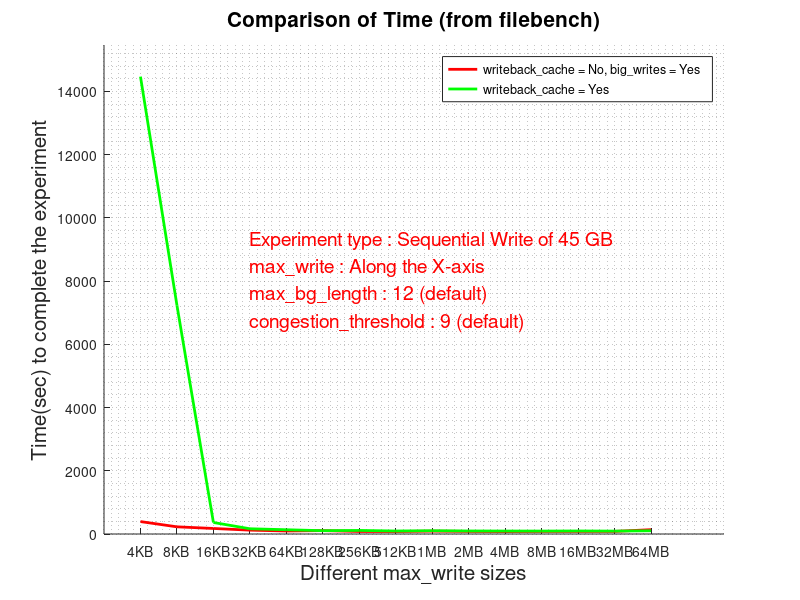

The MATLAB source for this figure:
function diffPlotData()
%Hard coded experiment details
details{1} = 'Experiment type : Sequential Write of 45 GB';
%details{2} = 'write\_back\_cache : No (default)';
details{2} = 'max\_write : Along the X-axis';
%details{4} = 'big\_writes : Yes';
details{3} = 'max\_bg\_length : 12 (default)';
details{4} = 'congestion\_threshold : 9 (default)';

%X-axis Values
lables{1} = '4KB';
lables{2} = '8KB';
lables{3} = '16KB';
lables{4} = '32KB';
lables{5} = '64KB';
lables{6} = '128KB';
lables{7} = '256KB';
lables{8} = '512KB';
lables{9} = '1MB';
lables{10} = '2MB';
lables{11} = '4MB';
lables{12} = '8MB';
lables{13} = '16MB';
lables{14} = '32MB';
lables{15} = '64MB';

%Different queue lengths
%{
no_write_back_queue =  [  1  2 1;   1 1  1; 1   1  1; 1  1  1; 1  1  1; 1 1  1; 1 1 1; 1 1 1; 1 1 1; 1 1 1; 1 1 1; 1 1 1; 1 1 1; 1 1 1; 1 1 1];
yes_write_back_queue = [240 13 1; 212 13 1; 105 13 1; 46 13 1; 16 13 1; 2 13 1; 1 9 1; 1 8 1; 1 3 1; 1 9 1; 1 9 1; 1 4 1; 1 9 1; 1 2 1; 1 2 1];


figure;
clf;
hold on;
bar(no_write_back_queue);
axis([0 size(no_write_back_queue)(1)+2 0 max(max(no_write_back_queue))+5]);
set(gca, 'XTick', 1:size(no_write_back_queue)(1), 'XTickLabel', lables);
xlabel('Different max\_write sizes', 'fontsize', 15);
ylabel('Max. No. of Requests in each queue', 'fontsize', 15);
title ('Requests in each queue over the experiments', 'fontsize', 15);
legend('Background queue', 'Pending queue', 'Processing queue');
text(2, min(min(no_write_back_queue))+3, details, 'Color', 'red', 'FontSize', 14);
hold off;
dir = pwd();
print(strcat(dir, '/../plots/diff_no_write_back_queuelengths.png'), "-dpng");
close();
figure;
clf;
hold on;
h = bar(yes_write_back_queue);
axis([0 size(yes_write_back_queue)(1)+2 0 max(max(yes_write_back_queue))+20]);
set(gca, 'XTick', 1:size(yes_write_back_queue)(1), 'XTickLabel', lables);
xlabel('Different max\_write sizes', 'fontsize', 15);
ylabel('Max. No. of Requests in each queue', 'fontsize', 15);
title ('Requests in each queue over the experiments', 'fontsize', 15);
legend('Background queue', 'Pending queue', 'Processing queue');
ybuff=2;
for i=1:length(h)
    XDATA=get(get(h(i),'Children'),'XData');
    YDATA=get(get(h(i),'Children'),'YData');
    for j=1:size(XDATA,2)
        x=XDATA(1,j)+(XDATA(3,j)-XDATA(1,j))/2;
        y=YDATA(2,j)+ybuff;
        t=[num2str(YDATA(2,j),3) ,''];
%        text(x,y,t,'Color','k','HorizontalAlignment','left','Rotation',90)
	text(x,y,t,'Color','k','HorizontalAlignment','center','VerticalAlignment', 'bottom')
    end
end
%grid minor;
details{2} = 'write\_back\_cache : Yes';
details{4} = 'big\_writes : No';
text(5, 150, details, 'Color', 'red', 'FontSize', 14);
hold off;
dir = pwd();
print(strcat(dir, '/../plots/diff_yes_write_back_queuelengths.png'), "-dpng");
close();


%FUSE_WRITE Reqs
no_writeback_writereqs =  [11796480; 5898240; 2949120; 1474560; 737280; 368640; 184320; 92160; 46080; 23040; 11520; 5760; 2880; 1440; 720];
yes_writeback_writereqs = [10725537; 5620396; 2865048; 1454872; 730927; 368797; 196222; 99224; 64762; 32349; 32330; 32330; 32339; 32275; 33887];
no_writeback_writereqs1 = log(no_writeback_writereqs);
yes_writeback_writereqs1 = log(yes_writeback_writereqs);
figure;
clf;
hold on;
fig3 = plot(no_writeback_writereqs1, 'r');
grid minor;
set(fig3(1), "linewidth", 2);
for i=1:size(no_writeback_writereqs)(1)
	text(i, no_writeback_writereqs1(i)-2, num2str(no_writeback_writereqs(i)),'HorizontalAlignment','center');
end
fig4 = plot(yes_writeback_writereqs1, 'g');
set(fig4(1), "linewidth", 2);
for i=1:size(yes_writeback_writereqs)(1)
	text(i, yes_writeback_writereqs1(i)+2, num2str(yes_writeback_writereqs(i)),'HorizontalAlignment','center');
end
axis([0 size(yes_writeback_writereqs)(1)+2 0 max(max(no_writeback_writereqs1), max(yes_writeback_writereqs1))+50]);
text(1, 50, details, 'Color', 'red', 'FontSize', 14);
set(gca, 'XTick', 1:size(no_writeback_writereqs)(1), 'XTickLabel', lables);
xlabel('Different max\_write sizes', 'fontsize', 15);
ylabel('FUSE\_WRITE Req count (in log)', 'fontsize', 15);
title ('Comparison of Write Req. Counts', 'fontsize', 15);
legend('writeback\_cache = No, big\_writes = Yes', 'writeback\_cache = Yes');
hold off;
dir = pwd();
print(strcat(dir, '/../plots/diff_write_req_count.png'), "-dpng");
close();
%}
%Run Time Comparision
no_writeback_times  = [  393;  227; 175; 122;  95; 107;  80; 78;  91; 82; 77; 82; 82; 82; 137];
yes_writeback_times = [14466; 7233; 364; 166; 135; 105; 113; 95; 104; 96; 94; 93; 96; 92; 102];
figure;
clf;
hold on;
fig3 = plot(no_writeback_times, 'r');
grid minor;
set(fig3(1), "linewidth", 2);
%for i=1:size(no_writeback_times)(1)
%        text(i, no_writeback_writereqs1(i)-2, num2str(no_writeback_writereqs(i)),'HorizontalAlignment','center');
%end
fig4 = plot(yes_writeback_times, 'g');
set(fig4(1), "linewidth", 2);
%for i=1:size(yes_writeback_writereqs)(1)
%        text(i, yes_writeback_writereqs1(i)+2, num2str(yes_writeback_writereqs(i)),'HorizontalAlignment','center');
%end
axis([0 size(yes_writeback_times)(1)+2 0 max(max(no_writeback_times), max(yes_writeback_times))+1000]);
text(4, 8000, details, 'Color', 'red', 'FontSize', 14);
set(gca, 'XTick', 1:size(yes_writeback_times)(1), 'XTickLabel', lables);
xlabel('Different max\_write sizes', 'fontsize', 15);
ylabel('Time(sec) to complete the experiment', 'fontsize', 15);
title ('Comparison of Time (from filebench)', 'fontsize', 15);
legend('writeback\_cache = No, big\_writes = Yes', 'writeback\_cache = Yes');
hold off;
dir = pwd();
print(strcat(dir, '/../plots/diff_times.png'), "-dpng");
close();
